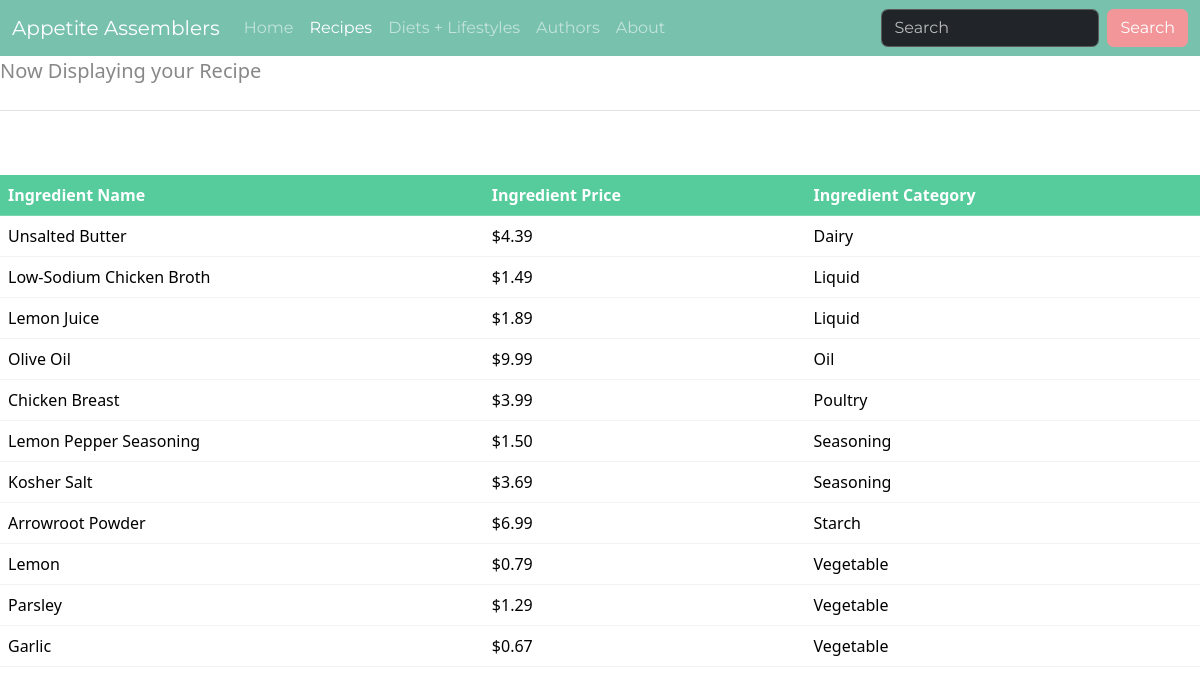
Page /ingredients.php?id=1012 on the committed database.
### tables this page shows
CREATE TABLE RECIPE_INGREDIENTS( 
    Recipe_id           INT             NOT NULL, 
    Ingredient_name     VARCHAR(50)     NOT NULL, 
    PRIMARY  KEY (Recipe_id, Ingredient_name), 
    FOREIGN KEY (Recipe_id) REFERENCES RECIPES(Recipe_id) 
        ON DELETE CASCADE
        ON UPDATE CASCADE, 
    FOREIGN KEY (Ingredient_name) REFERENCES INGREDIENTS(Ingredient_name) 
        ON DELETE CASCADE
        ON UPDATE CASCADE
);

CREATE TABLE INGREDIENTS( 
    Ingredient_name     VARCHAR(50)     NOT NULL, 
    Ingredient_price    DECIMAL(10, 2)  DEFAULT 0.00, 
    Ingredient_cat      VARCHAR(50), 
    PRIMARY KEY (Ingredient_name), 
    CONSTRAINT ChkIngredientPrice CHECK (Ingredient_price >= 0.00) 
);

### ingredients.php (the view, shortened to what this page needs)
<!DOCTYPE html>
<html lang="en">
    <head>
        <link rel="stylesheet" href="bootstrap.min.css">
    </head>
    <body>
        <nav class="navbar navbar-expand-lg bg-primary" data-bs-theme="dark">
            <div class="container-fluid">
                <a class="navbar-brand" href="index.php">Appetite Assemblers</a>
                <div class="collapse navbar-collapse" id="navbarColor01">
                    <ul class="navbar-nav me-auto">
                        <li class="nav-item">
                            <a class="nav-link" href="index.php">Home</a>
                        </li>
                        <li class="nav-item">
                            <a class="nav-link active" href="#">Recipes</a>
                        </li>
                        <li class="nav-item">
                            <a class="nav-link" href="restrictions.php">Diets + Lifestyles</a>
                        </li>
                        <li class="nav-item">
                            <a class="nav-link" href="authors.php">Authors</a>
                        </li>
                        <li class="nav-item">
                            <a class="nav-link" href="about.php">About</a>
                        </li>
                    </ul>
                    <form class="d-flex">
                        <input class="form-control me-sm-2" type="search" placeholder="Search">
                        <button class="btn btn-secondary my-2 my-sm-0" type="submit">Search</button>
                    </form>
                </div>
            </div>
        </nav>
        <div class="jumbotron">
            <p class="lead">Now Displaying your Recipe<p>
            <hr class="my-4">
            <form method="GET" action="ingredients.php">
                    <?php
                    $connection = mysqli_connect(DBHOST, DBUSER, DBPASS, DBNAME);
                    ?>
                <?php
                if ($_SERVER["REQUEST_METHOD"] == "GET")
                {
                    if (isset($_GET['id']) )
                    {
                ?>
                <p>&nbsp;</p>
                <table class="table table-hover">
                    <thead>
                        <tr class="table-success">
                            <th scope="col">Ingredient Name</th>
                            <th scope="col">Ingredient Price</th>
                            <th scope="col">Ingredient Category</th>
                        </tr>
                    </thead>
                    <?php
                        $sql = " SELECT *
                            FROM RECIPE_INGREDIENTS u
                            LEFT JOIN INGREDIENTS i ON u.Ingredient_name = i.Ingredient_name
                            WHERE u.Recipe_id = '{$_GET['id']}'
                            ORDER BY i.Ingredient_cat ASC";
                        if ($result = mysqli_query($connection, $sql))
                        {
                            while($row = mysqli_fetch_assoc($result))
                            {
                    ?>
                    <tr>
                        <td><?php echo $row['Ingredient_name'] ?></td>
                        <td><?php echo '$' . $row['Ingredient_price'] ?></td>
                        <td><?php echo $row['Ingredient_cat'] ?></td>
                    </tr>
                    <?php
                            }
                        }
                    }
                }
                    ?>
                </table>
            </form>
        </div>
    </body>
</html>

### rows in the picture
recipe_ingredients: Ingredient_name.Ingredient_name "Unsalted Butter", Ingredient_name.Ingredient_price "4.39", Ingredient_name.Ingredient_cat "Dairy"
recipe_ingredients: Ingredient_name.Ingredient_name "Low-Sodium Chicken Broth", Ingredient_name.Ingredient_price "1.49", Ingredient_name.Ingredient_cat "Liquid"
recipe_ingredients: Ingredient_name.Ingredient_name "Lemon Juice", Ingredient_name.Ingredient_price "1.89", Ingredient_name.Ingredient_cat "Liquid"
recipe_ingredients: Ingredient_name.Ingredient_name "Olive Oil", Ingredient_name.Ingredient_price "9.99", Ingredient_name.Ingredient_cat "Oil"
recipe_ingredients: Ingredient_name.Ingredient_name "Chicken Breast", Ingredient_name.Ingredient_price "3.99", Ingredient_name.Ingredient_cat "Poultry"
recipe_ingredients: Ingredient_name.Ingredient_name "Lemon Pepper Seasoning", Ingredient_name.Ingredient_price "1.50", Ingredient_name.Ingredient_cat "Seasoning"
recipe_ingredients: Ingredient_name.Ingredient_name "Kosher Salt", Ingredient_name.Ingredient_price "3.69", Ingredient_name.Ingredient_cat "Seasoning"
recipe_ingredients: Ingredient_name.Ingredient_name "Arrowroot Powder", Ingredient_name.Ingredient_price "6.99", Ingredient_name.Ingredient_cat "Starch"
recipe_ingredients: Ingredient_name.Ingredient_name "Lemon", Ingredient_name.Ingredient_price "0.79", Ingredient_name.Ingredient_cat "Vegetable"
recipe_ingredients: Ingredient_name.Ingredient_name "Parsley", Ingredient_name.Ingredient_price "1.29", Ingredient_name.Ingredient_cat "Vegetable"
recipe_ingredients: Ingredient_name.Ingredient_name "Garlic", Ingredient_name.Ingredient_price "0.67", Ingredient_name.Ingredient_cat "Vegetable"
